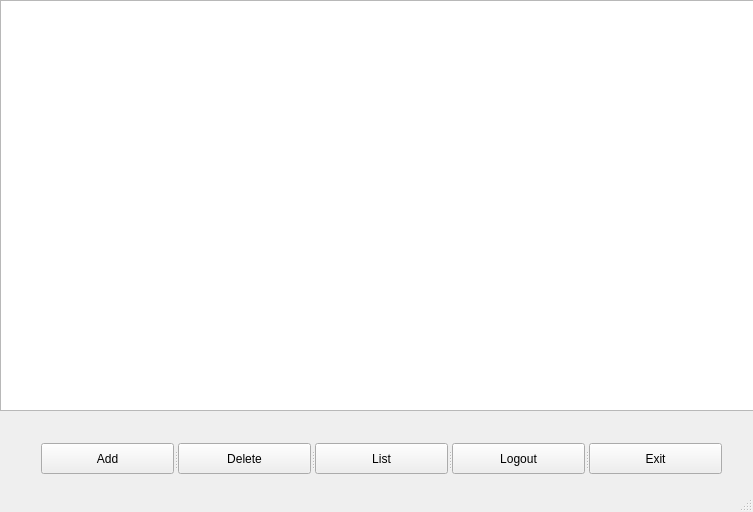
<?xml version="1.0" encoding="UTF-8"?>
<ui version="4.0">
 <class>AdminMainWindow</class>
 <widget class="QMainWindow" name="AdminMainWindow">
  <property name="geometry">
   <rect>
    <x>0</x>
    <y>0</y>
    <width>753</width>
    <height>512</height>
   </rect>
  </property>
  <property name="windowTitle">
   <string>MainWindow</string>
  </property>
  <widget class="QWidget" name="centralwidget">
   <widget class="QTableView" name="tableView">
    <property name="geometry">
     <rect>
      <x>0</x>
      <y>0</y>
      <width>801</width>
      <height>411</height>
     </rect>
    </property>
   </widget>
   <widget class="QSplitter" name="splitter">
    <property name="geometry">
     <rect>
      <x>41</x>
      <y>443</y>
      <width>681</width>
      <height>31</height>
     </rect>
    </property>
    <property name="orientation">
     <enum>Qt::Horizontal</enum>
    </property>
    <widget class="QPushButton" name="addBtn">
     <property name="text">
      <string>Add</string>
     </property>
    </widget>
    <widget class="QPushButton" name="delBtn">
     <property name="text">
      <string>Delete</string>
     </property>
    </widget>
    <widget class="QPushButton" name="showListBtn">
     <property name="text">
      <string>List</string>
     </property>
    </widget>
    <widget class="QPushButton" name="logoutBtn">
     <property name="text">
      <string>Logout</string>
     </property>
    </widget>
    <widget class="QPushButton" name="exitBtn">
     <property name="text">
      <string>Exit</string>
     </property>
    </widget>
   </widget>
  </widget>
  <widget class="QStatusBar" name="statusbar"/>
 </widget>
 <resources/>
 <connections>
  <connection>
   <sender>exitBtn</sender>
   <signal>clicked()</signal>
   <receiver>AdminMainWindow</receiver>
   <slot>close()</slot>
   <hints>
    <hint type="sourcelabel">
     <x>545</x>
     <y>459</y>
    </hint>
    <hint type="destinationlabel">
     <x>585</x>
     <y>473</y>
    </hint>
   </hints>
  </connection>
 </connections>
</ui>
